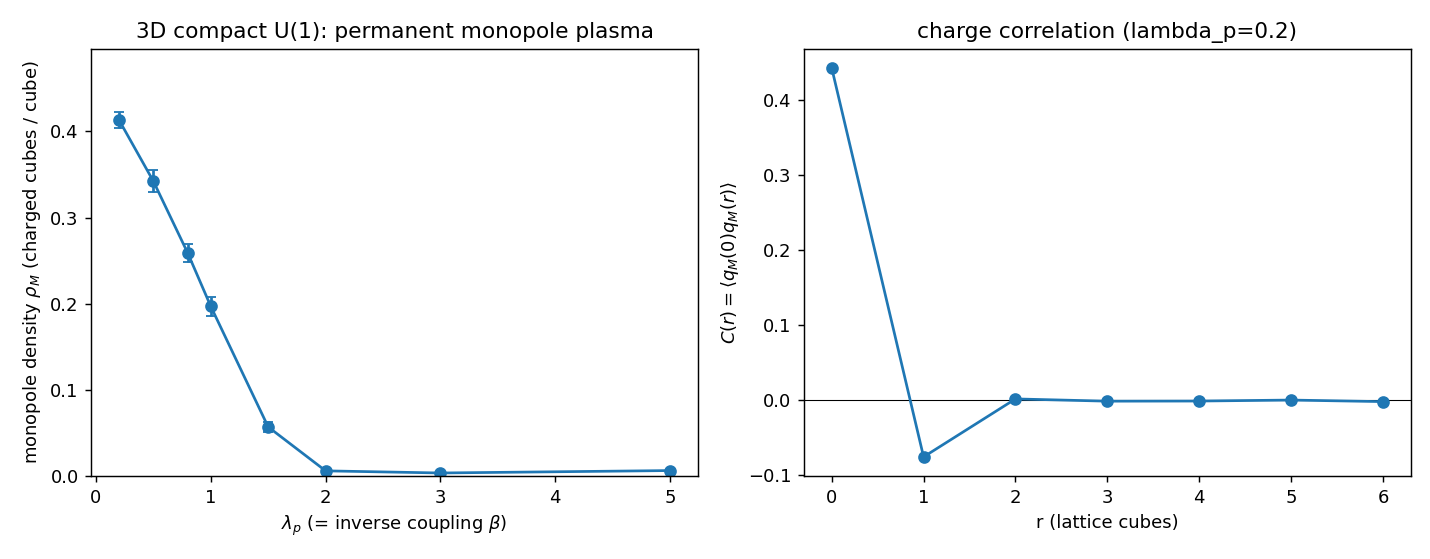

Python code for this plot:
"""T3D2 -- magnetic monopoles in the 3D compact-U(1) vacuum.

CR_WILSON's diagnosis: 2D has NO monopoles, so a 2pi flux is invisible to the cosine
and there is no linear (Polyakov) confinement.  In 3D, compact U(1) DOES admit magnetic
monopoles as point defects -- and the Polyakov mechanism is exactly their proliferation
into a plasma that Debye-screens the photon and confines electric charge.

This script measures, with NO collision, the vacuum monopole content of the magnetic
sector.  The plaquette term lambda_p*sum[1-cos W_p] is the ONLY part of the action that
sees the gauge field's curl (the theta-Stueckelberg term does not enter W_p), so the
magnetic vacuum is the pure-gauge ensemble exp(-lambda_p*sum[1-cos W_p]).  We sample it
by a vectorised checkerboard Metropolis on a fully periodic L^3 lattice (periodic so the
total magnetic charge is exactly conserved = 0), and measure:

  1. rho_M(lambda_p): fraction of unit cubes carrying |n|>=1 magnetic charge;
  2. the per-cube charge histogram (mostly 0, +-1, rare +-2) and net charge (~0);
  3. C(r) = <q_M(0) q_M(r)>: the monopole-antimonopole correlation (Debye screening:
     anticorrelated at short r -> a neutral plasma -> Polyakov-active).

Magnetic charge n is the DeGrand-Toussaint flux out of a cube (cr3d_core.monopole_*),
summed from the WRAPPED real plaquette; it is an integer by the discrete Bianchi
identity.  No QCD, no complex number, no dilation.

The decisive contrast with 2D: in 2D the analogous object does not exist at all.
Here rho_M>0 at every coupling (3D compact U(1) is permanently a monopole plasma) --
the mechanism CR_WILSON identified as missing is PRESENT.
"""

from __future__ import annotations

import sys
from pathlib import Path

import numpy as np

sys.path.insert(0, str(Path(__file__).resolve().parent))
import cr3d_core as c   # noqa: E402

try:
    import matplotlib
    matplotlib.use("Agg")
    import matplotlib.pyplot as plt
    HAVE_MPL = True
except Exception:
    HAVE_MPL = False

SEED = 27182
L = 12                                   # periodic L^3 lattice
LAMBDAS = [0.2, 0.5, 0.8, 1.0, 1.5, 2.0, 3.0, 5.0]
N_THERM = 240
N_MEAS = 30
MEAS_EVERY = 4


# --------------------------------------------------------------------------- #
# Fully-periodic plaquettes and monopole charge (all three axes np.roll)
# --------------------------------------------------------------------------- #
def _r(a, ax, s):
    return np.roll(a, -s, axis=ax)


def plaqs_periodic(px, py, pz):
    Wxy = px + _r(py, 0, 1) - _r(px, 1, 1) - py
    Wxz = px + _r(pz, 0, 1) - _r(px, 2, 1) - pz
    Wyz = py + _r(pz, 1, 1) - _r(py, 2, 1) - pz
    return Wxy, Wxz, Wyz


def monopole_charge_periodic(px, py, pz):
    Wxy, Wxz, Wyz = plaqs_periodic(px, py, pz)
    w = lambda W: (W + np.pi) % (2 * np.pi) - np.pi
    n = ((_r(w(Wxy), 2, 1) - w(Wxy))
         - (_r(w(Wxz), 1, 1) - w(Wxz))
         + (_r(w(Wyz), 0, 1) - w(Wyz))) / (2 * np.pi)
    return n


# --------------------------------------------------------------------------- #
# Vectorised checkerboard Metropolis on S = lambda * sum[1 - cos W]
# --------------------------------------------------------------------------- #
def _parity_mask(shape, color):
    I, J, K = np.indices(shape)
    return ((I + J + K) % 2) == color


def metropolis_sweep(px, py, pz, lam, rng, step=1.0):
    """One sweep: for each direction and each parity colour, propose phi += delta on a
    non-interacting sublattice and accept by Metropolis.  Parallel same-colour links of
    one direction never share a plaquette, so the vectorised update is exact."""
    shape = px.shape
    for arr, dirn in ((px, 0), (py, 1), (pz, 2)):
        Wxy, Wxz, Wyz = plaqs_periodic(px, py, pz)
        for color in (0, 1):
            mask = _parity_mask(shape, color)
            delta = step * rng.uniform(-np.pi, np.pi, shape)
            # plaquettes a given link sits in, and the sign with which phi enters them
            if dirn == 0:      # x-link: +Wxy[here], -Wxy[j-1], +Wxz[here], -Wxz[k-1]
                terms = [(Wxy, +1, None), (_r(Wxy, 1, -1), -1, (1, +1)),
                         (Wxz, +1, None), (_r(Wxz, 2, -1), -1, (2, +1))]
            elif dirn == 1:    # y-link: -Wxy[here], +Wxy[i-1], +Wyz[here], -Wyz[k-1]
                terms = [(Wxy, -1, None), (_r(Wxy, 0, -1), +1, (0, +1)),
                         (Wyz, +1, None), (_r(Wyz, 2, -1), -1, (2, +1))]
            else:              # z-link: -Wxz[here], +Wxz[i-1], -Wyz[here], +Wyz[j-1]
                terms = [(Wxz, -1, None), (_r(Wxz, 0, -1), +1, (0, +1)),
                         (Wyz, -1, None), (_r(Wyz, 1, -1), +1, (1, +1))]
            dS = np.zeros(shape)
            for W, sgn, _shift in terms:
                dS += lam * (np.cos(W) - np.cos(W + sgn * delta))
            accept = mask & (rng.uniform(0, 1, shape) < np.exp(-dS))
            arr[accept] += delta[accept]
            # refresh the plaquettes touched by this colour for the next colour/dir
            Wxy, Wxz, Wyz = plaqs_periodic(px, py, pz)
    return px, py, pz


def sample(lam, rng):
    shape = (L, L, L)
    px = rng.uniform(-np.pi, np.pi, shape)
    py = rng.uniform(-np.pi, np.pi, shape)
    pz = rng.uniform(-np.pi, np.pi, shape)
    for _ in range(N_THERM):
        metropolis_sweep(px, py, pz, lam, rng)
    rhos, nets, hist, plaqavg = [], [], np.zeros(7), []
    corr_acc = None
    for m in range(N_MEAS):
        for _ in range(MEAS_EVERY):
            metropolis_sweep(px, py, pz, lam, rng)
        n = np.rint(monopole_charge_periodic(px, py, pz)).astype(int)
        rhos.append(float(np.mean(np.abs(n) >= 1)))
        nets.append(int(np.sum(n)))
        for q in range(-3, 4):
            hist[q + 3] += int(np.sum(n == q))
        Wxy, Wxz, Wyz = plaqs_periodic(px, py, pz)
        plaqavg.append(float(np.mean(np.cos(np.concatenate(
            [Wxy.ravel(), Wxz.ravel(), Wyz.ravel()])))))
        cr = charge_correlation(n)
        corr_acc = cr if corr_acc is None else corr_acc + cr
    return {"lambda": lam,
            "rho_M": float(np.mean(rhos)), "rho_M_std": float(np.std(rhos)),
            "net_charge_mean": float(np.mean(nets)),
            "plaq_cos_mean": float(np.mean(plaqavg)),
            "charge_hist": (hist / N_MEAS).tolist(),
            "correlation": (corr_acc / N_MEAS).tolist()}


def charge_correlation(n, rmax=6):
    """Radial monopole charge correlation C(r) = <q(0) q(r)> along the axes, averaged
    over the lattice and the three axes (periodic)."""
    out = np.zeros(rmax + 1)
    nf = n.astype(float)
    norm = nf.size
    for r in range(rmax + 1):
        acc = 0.0
        for ax in range(3):
            acc += float(np.sum(nf * np.roll(nf, -r, axis=ax)))
        out[r] = acc / (3 * norm)
    return out


def main():
    rng = np.random.default_rng(SEED)
    results = [sample(lam, rng) for lam in LAMBDAS]

    # Monopoles EXIST at every coupling (rho_M>0 always -- the dilute monopole gas of
    # 3D compact U(1), impossible in 2D).  They PROLIFERATE into a dense screening
    # plasma at strong coupling (small lambda_p); the confinement<->Coulomb crossover
    # is where rho_M falls through ~0.05.
    rho_min = min(r["rho_M"] for r in results)
    rho_max = max(r["rho_M"] for r in results)
    exists = rho_max > 0.05
    proliferates = rho_max > 0.10          # dense plasma in the strong-coupling window
    # screening: C(r) goes negative (anticorrelated) at short range for the densest pt
    dense = max(results, key=lambda r: r["rho_M"])
    cr = np.array(dense["correlation"])
    screened = bool(cr[0] > 0 and np.min(cr[1:3]) < 0)
    # crossover lambda_x: largest lambda with rho_M >= 0.05 (confining window edge)
    confining = [r["lambda"] for r in results if r["rho_M"] >= 0.05]
    lambda_x = max(confining) if confining else None

    verdict = ("SIM" if exists and proliferates and screened else
               ("PARCIAL" if exists else "NAO"))
    payload = {"seed": SEED, "L": L, "n_therm": N_THERM, "n_meas": N_MEAS,
               "results": results,
               "rho_M_range": [rho_min, rho_max],
               "exists": exists, "proliferates": proliferates,
               "screened": screened, "lambda_crossover": lambda_x,
               "confining_window": f"lambda_p <= {lambda_x}" if lambda_x else "none",
               "verdict": verdict}
    c.save_json("T3D2_monopoles", payload)

    if HAVE_MPL:
        fig, ax = plt.subplots(1, 2, figsize=(11, 4.3))
        lams = [r["lambda"] for r in results]
        rhos = [r["rho_M"] for r in results]
        errs = [r["rho_M_std"] for r in results]
        ax[0].errorbar(lams, rhos, yerr=errs, marker="o", capsize=3)
        ax[0].set_xlabel(r"$\lambda_p$ (= inverse coupling $\beta$)")
        ax[0].set_ylabel(r"monopole density $\rho_M$ (charged cubes / cube)")
        ax[0].set_title("3D compact U(1): permanent monopole plasma")
        ax[0].set_ylim(0, max(rhos) * 1.2)
        rr = np.arange(len(cr))
        ax[1].axhline(0, color="k", lw=0.6)
        ax[1].plot(rr, cr, "o-")
        ax[1].set_xlabel("r (lattice cubes)")
        ax[1].set_ylabel(r"$C(r)=\langle q_M(0)q_M(r)\rangle$")
        ax[1].set_title(f"charge correlation (lambda_p={dense['lambda']})")
        fig.tight_layout()
        fig.savefig(c.OUTDIR / "T3D2_monopoles.png", dpi=130)

    print("=" * 70)
    print("T3D2 -- MAGNETIC MONOPOLES IN THE 3D COMPACT-U(1) VACUUM")
    print("=" * 70)
    print(f"{'lambda_p':>9} {'rho_M':>8} {'+-std':>7} {'net Q':>7} {'<cosW>':>8}")
    for r in results:
        print(f"{r['lambda']:9.2f} {r['rho_M']:8.3f} {r['rho_M_std']:7.3f} "
              f"{r['net_charge_mean']:7.2f} {r['plaq_cos_mean']:8.3f}")
    print(f"rho_M range over couplings: [{rho_min:.3f}, {rho_max:.3f}]")
    print(f"C(r) (densest): {np.array(dense['correlation']).round(3).tolist()}")
    print("-" * 70)
    print(f"exists={exists}  proliferates(dense plasma)={proliferates}  "
          f"screened={screened}  confining window: lambda_p <= {lambda_x}")
    print(f"VERDICT: monopoles {verdict}")
    return payload


if __name__ == "__main__":
    main()
